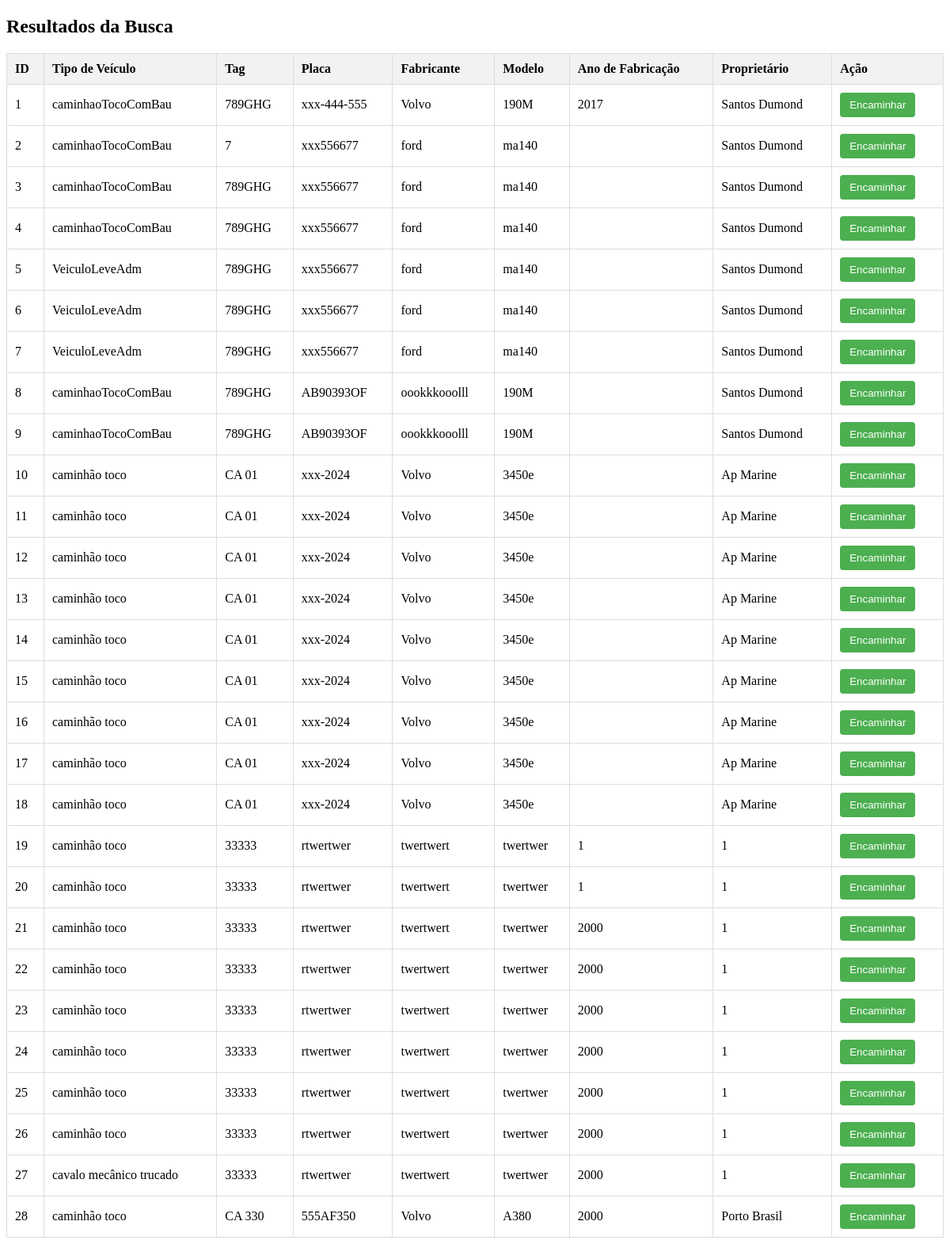
The app's page /php/pre_os_veiculo.php with its own data.
### tables this page shows
CREATE TABLE `ativo_veiculo` (
  `id` int(11) NOT NULL,
  `tipo_veiculo` varchar(255) DEFAULT NULL,
  `tag` varchar(255) DEFAULT NULL,
  `placa` varchar(15) DEFAULT NULL,
  `fabricante` varchar(255) DEFAULT NULL,
  `modelo` varchar(255) DEFAULT NULL,
  `ano_fabricacao` varchar(110) DEFAULT NULL,
  `chassis` varchar(255) DEFAULT NULL,
  `renavam` varchar(20) DEFAULT NULL,
  `proprietario` varchar(255) DEFAULT NULL,
  `tara` int(11) DEFAULT NULL,
  `lotacao` int(11) DEFAULT NULL,
  `PTB` int(11) DEFAULT NULL,
  `PBTC` int(11) DEFAULT NULL,
  `CMT` varchar(10) DEFAULT NULL,
  `cor` varchar(50) DEFAULT NULL,
  `foto` varchar(255) DEFAULT NULL
);

### php/pre_os_veiculo.php (the view, shortened to what this page needs)
<?php
include "conexao_bd.php";
$sql = "SELECT * FROM ativo_veiculo";
$resultado = $conn->query($sql);
?>
<!DOCTYPE html>
<html lang="pt-br">
<head>
</head>
<body>
<h2>Resultados da Busca</h2>
<table>
    <tr>
        <th>ID</th>
        <th>Tipo de Veículo</th>
        <th>Tag</th>
        <th>Placa</th>
        <th>Fabricante</th>
        <th>Modelo</th>
        <th>Ano de Fabricação</th>
        <th>Proprietário</th>
        <th>Ação</th>
    </tr>
    <?php
    while ($row = $resultado->fetch_assoc()) {
        echo "<tr>";
        echo "<td>" . $row["id"] . "</td>";
        echo "<td>" . $row["tipo_veiculo"] . "</td>";
        echo "<td>" . $row["tag"] . "</td>";
        echo "<td>" . $row["placa"] . "</td>";
        echo "<td>" . $row["fabricante"] . "</td>";
        echo "<td>" . $row["modelo"] . "</td>";
        echo "<td>" . $row["ano_fabricacao"] . "</td>";
        echo "<td>" . $row["proprietario"] . "</td>";
        echo "<td><button onclick=\"encaminharParaOutraPagina(" . $row["id"] . ")\">Encaminhar</button></td>";
        echo "</tr>";
    }
    ?>
</table>
</body>
</html>

### php/pre_os_veiculo.php (style rules this page uses)
table { border-collapse: collapse; width: 100%; margin-top: 20px; }
table, th, td { border: 1px solid #ddd; }
th, td { padding: 10px; text-align: left; }
th { background-color: #f2f2f2; }
button { background-color: #4CAF50; color: white; padding: 8px 12px; border: none; border-radius: 4px; cursor: pointer; }

### records on screen
ativo_veiculo: id "1", tipo_veiculo "caminhaoTocoComBau", tag "789GHG", placa "xxx-444-555", fabricante "Volvo", modelo "190M", ano_fabricacao "2017", proprietario "Santos Dumond"
ativo_veiculo: id "2", tipo_veiculo "caminhaoTocoComBau", tag "7", placa "xxx556677", fabricante "ford", modelo "ma140", proprietario "Santos Dumond"
ativo_veiculo: id "3", tipo_veiculo "caminhaoTocoComBau", tag "789GHG", placa "xxx556677", fabricante "ford", modelo "ma140", proprietario "Santos Dumond"
ativo_veiculo: id "4", tipo_veiculo "caminhaoTocoComBau", tag "789GHG", placa "xxx556677", fabricante "ford", modelo "ma140", proprietario "Santos Dumond"
ativo_veiculo: id "5", tipo_veiculo "VeiculoLeveAdm", tag "789GHG", placa "xxx556677", fabricante "ford", modelo "ma140", proprietario "Santos Dumond"
ativo_veiculo: id "6", tipo_veiculo "VeiculoLeveAdm", tag "789GHG", placa "xxx556677", fabricante "ford", modelo "ma140", proprietario "Santos Dumond"
ativo_veiculo: id "7", tipo_veiculo "VeiculoLeveAdm", tag "789GHG", placa "xxx556677", fabricante "ford", modelo "ma140", proprietario "Santos Dumond"
ativo_veiculo: id "8", tipo_veiculo "caminhaoTocoComBau", tag "789GHG", placa "AB90393OF", fabricante "oookkkooolll", modelo "190M", proprietario "Santos Dumond"
ativo_veiculo: id "9", tipo_veiculo "caminhaoTocoComBau", tag "789GHG", placa "AB90393OF", fabricante "oookkkooolll", modelo "190M", proprietario "Santos Dumond"
ativo_veiculo: id "10", tipo_veiculo "caminhão toco", tag "CA 01", placa "xxx-2024", fabricante "Volvo", modelo "3450e", proprietario "Ap Marine"
ativo_veiculo: id "11", tipo_veiculo "caminhão toco", tag "CA 01", placa "xxx-2024", fabricante "Volvo", modelo "3450e", proprietario "Ap Marine"
ativo_veiculo: id "12", tipo_veiculo "caminhão toco", tag "CA 01", placa "xxx-2024", fabricante "Volvo", modelo "3450e", proprietario "Ap Marine"
ativo_veiculo: id "13", tipo_veiculo "caminhão toco", tag "CA 01", placa "xxx-2024", fabricante "Volvo", modelo "3450e", proprietario "Ap Marine"
ativo_veiculo: id "14", tipo_veiculo "caminhão toco", tag "CA 01", placa "xxx-2024", fabricante "Volvo", modelo "3450e", proprietario "Ap Marine"
ativo_veiculo: id "15", tipo_veiculo "caminhão toco", tag "CA 01", placa "xxx-2024", fabricante "Volvo", modelo "3450e", proprietario "Ap Marine"
ativo_veiculo: id "16", tipo_veiculo "caminhão toco", tag "CA 01", placa "xxx-2024", fabricante "Volvo", modelo "3450e", proprietario "Ap Marine"
ativo_veiculo: id "17", tipo_veiculo "caminhão toco", tag "CA 01", placa "xxx-2024", fabricante "Volvo", modelo "3450e", proprietario "Ap Marine"
ativo_veiculo: id "18", tipo_veiculo "caminhão toco", tag "CA 01", placa "xxx-2024", fabricante "Volvo", modelo "3450e", proprietario "Ap Marine"
ativo_veiculo: id "19", tipo_veiculo "caminhão toco", tag "33333", placa "rtwertwer", fabricante "twertwert", modelo "twertwer", ano_fabricacao "1", proprietario "1"
ativo_veiculo: id "20", tipo_veiculo "caminhão toco", tag "33333", placa "rtwertwer", fabricante "twertwert", modelo "twertwer", ano_fabricacao "1", proprietario "1"
ativo_veiculo: id "21", tipo_veiculo "caminhão toco", tag "33333", placa "rtwertwer", fabricante "twertwert", modelo "twertwer", ano_fabricacao "2000", proprietario "1"
ativo_veiculo: id "22", tipo_veiculo "caminhão toco", tag "33333", placa "rtwertwer", fabricante "twertwert", modelo "twertwer", ano_fabricacao "2000", proprietario "1"
ativo_veiculo: id "23", tipo_veiculo "caminhão toco", tag "33333", placa "rtwertwer", fabricante "twertwert", modelo "twertwer", ano_fabricacao "2000", proprietario "1"
ativo_veiculo: id "24", tipo_veiculo "caminhão toco", tag "33333", placa "rtwertwer", fabricante "twertwert", modelo "twertwer", ano_fabricacao "2000", proprietario "1"
ativo_veiculo: id "25", tipo_veiculo "caminhão toco", tag "33333", placa "rtwertwer", fabricante "twertwert", modelo "twertwer", ano_fabricacao "2000", proprietario "1"
ativo_veiculo: id "26", tipo_veiculo "caminhão toco", tag "33333", placa "rtwertwer", fabricante "twertwert", modelo "twertwer", ano_fabricacao "2000", proprietario "1"
ativo_veiculo: id "27", tipo_veiculo "cavalo mecânico trucado", tag "33333", placa "rtwertwer", fabricante "twertwert", modelo "twertwer", ano_fabricacao "2000", proprietario "1"
ativo_veiculo: id "28", tipo_veiculo "caminhão toco", tag "CA 330", placa "555AF350", fabricante "Volvo", modelo "A380", ano_fabricacao "2000", proprietario "Porto Brasil"
